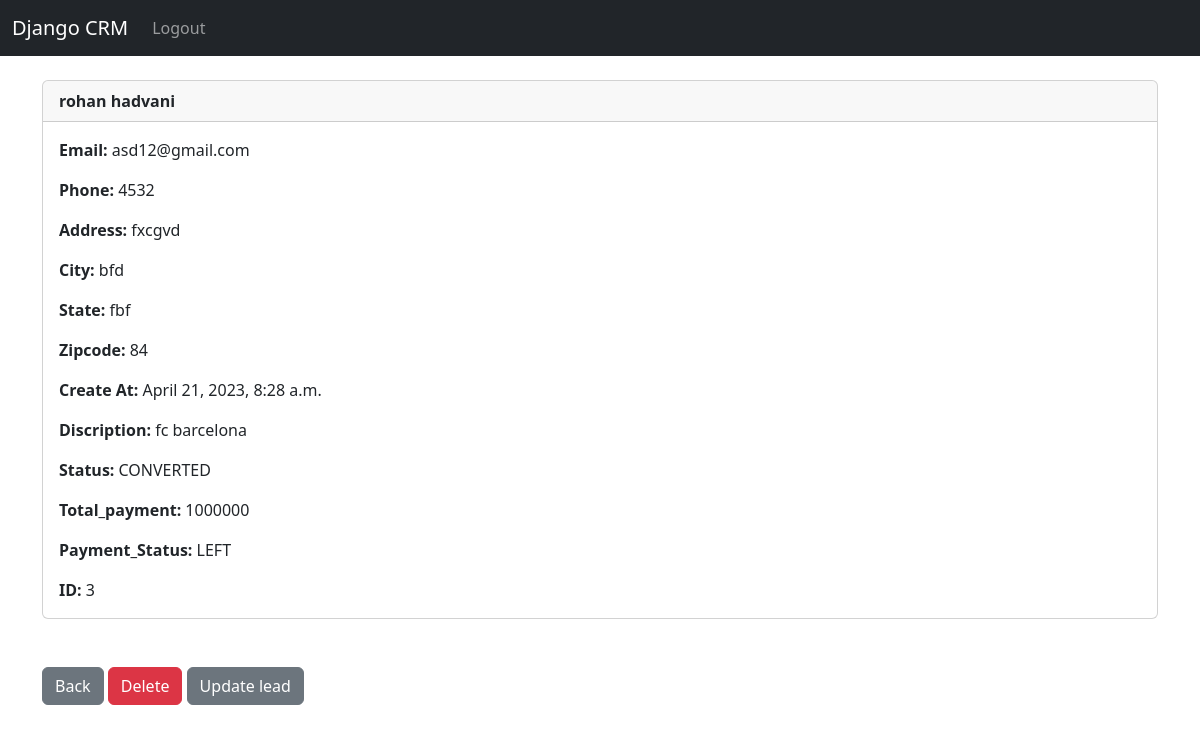
Screenshot of /lead/3 (signed in) with the database file from the repository.
### marketing/models.py (models this page shows, shortened)
class Lead(models.Model):
	created_at = models.DateTimeField(auto_now_add=True)
	first_name = models.CharField(max_length=50)
	last_name =  models.CharField(max_length=50)
	email =  models.CharField(max_length=100)
	phone = models.CharField(max_length=15)
	address =  models.CharField(max_length=100)
	city =  models.CharField(max_length=50)
	state =  models.CharField(max_length=50)
	zipcode =  models.CharField(max_length=20)
	discription = models.CharField(max_length=1000)
	status = models.CharField(max_length=200, null=True, choices=(
        ('COLD','COLD'),
        ('DEAD','DEAD'),
        ('POTENTIAL','POTENTIAL'),
        ('CONVERTED','CONVERTED'),
	))
	total_payment = models.CharField(max_length=100, default='0')
	payment_status = models.CharField(max_length=200, null=True, choices=(
        ('RECIEVED','RECIEVED'),
        ('LEFT','LEFT'),
	))

### marketing/views.py (the view)
# urls.py: path('lead/<int:pk>', views.customer_lead, name='lead'),
@login_required()
def customer_lead(request, pk):
	if request.user.is_authenticated:
		customer_lead = Lead.objects.get(id=pk)
		return render(request, 'lead.html', {'customer_lead':customer_lead})
	else:
		messages.success(request, "You Must Be Logged In To View That Page...")
		return redirect('home')

### marketing/templates/lead.html
{% extends 'base.html' %}
{% block content %}
<div class="card">
  <div class="card-header"><strong>
    	{{ customer_lead.first_name }}
		{{ customer_lead.last_name }}</strong>
  </div>
  <div class="card-body">
<p class="card-text">
<strong>Email: </strong>{{ customer_lead.email }}</p>
<p class="card-text">
<strong>Phone: </strong>{{ customer_lead.phone }}
</p>
<p class="card-text">
<strong>Address: </strong>{{ customer_lead.address }}</p>
<p class="card-text">
<strong>City: </strong>{{ customer_lead.city }}</p>
<p class="card-text">
<strong>State: </strong>{{ customer_lead.state }}</p>
<p class="card-text">
<strong>Zipcode: </strong>{{ customer_lead.zipcode }}</p>
<p class="card-text">
<strong>Create At: </strong>{{ customer_lead.created_at }}</p>
<p class="card-text">
<strong>Discription: </strong>{{ customer_lead.discription }}</p>
<p class="card-text">
  <strong>Status: </strong>{{ customer_lead.status }}</p>
<p class="card-text">
  <strong>Total_payment: </strong>{{ customer_lead.total_payment }}</p>
<p class="card-text">
  <strong>Payment_Status: </strong>{{ customer_lead.payment_status }}</p>
<p class="card-text">
<strong>ID: </strong>{{ customer_lead.id }}</p>
  </div>
</div>
<br/><br/>
<a href="{% url 'marketinghome' %}" class="btn btn-secondary">Back</a>
<a href="{% url 'delete_lead' customer_lead.id %}" class="btn btn-danger">Delete</a>
<a href="{% url 'update_lead' customer_lead.id %}" class="btn btn-secondary">Update lead</a>
{% endblock %}

### rows the page displays
Lead: first_name "rohan", last_name "hadvani", email "asd12@gmail.com", phone "4532", address "fxcgvd", city "bfd", state "fbf", zipcode "84", created_at "April 21, 2023, 8:28 a.m.", discription "fc barcelona", status "CONVERTED", total_payment "1000000", payment_status "LEFT", id "3"
